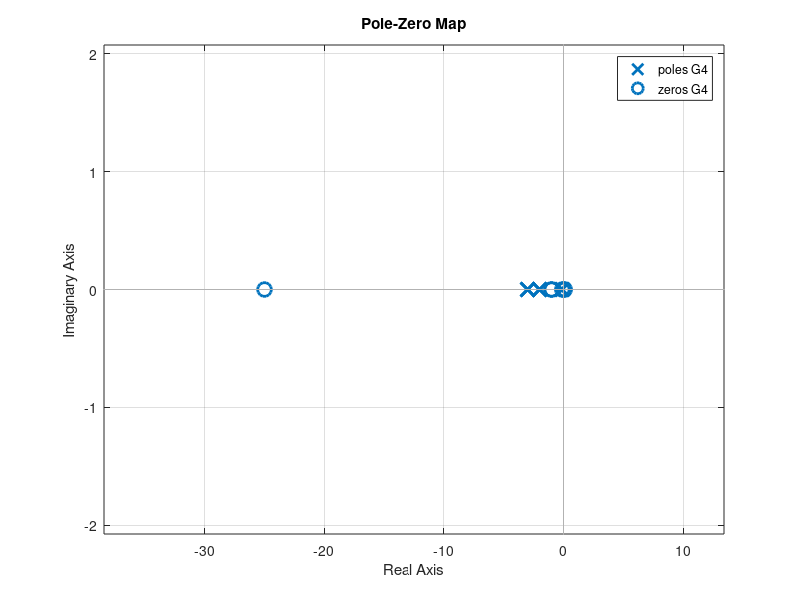

MATLAB code for this plot: (Note: this script raises an error after producing the figure.)
s = tf('s');


G1 = zpk(-25,[-2,-3],2); % bieguy -2 dominujacy -3 nie 
G2 = zpk(0.01, [-2,-3],10); % to samo 
G3 = zpk([-1,-0.1],[-2,-3],100); % zera 0.1 dominujace 1 nie bieguny -2 bieguny to samo 
G4 = zpk([-1,0.1],[-0.1,-0.2],100); % zera to samo co wyzej bieguny -0.1 dominujace -0.2 nie 

%%

pzmap(G1)
pzmap(G2)
pzmap(G3)
pzmap(G4)
%%

G1p = zpk([],[-2,-3],2);
G2p = zpk([], [-2,-3],1000);
G3z = zpk([-0.1],[-2,-3],100);
G4z = zpk([-0.1],[-0.1,-0.2],100);

%%
%ltiview(G1,G1p)
%ltiview(G2,G2p)
%ltiview(G3,G3z)
ltiview(G4,G4z)

%% zad  2

G5 = zpk([],[-10,-10,-0.2,-1],20); %bieguny  -0.2 reszta nie dominujaca
G6 = zpk([],[-5,-0.5-1i,-0.5+1i],6.25); %bieguny zespolone dominujace 
G7 = zpk([],[-0.05,-0.5-1i,-0.5+1i],0.0625); %bieguny -0.05 dominujacy  
G8 = zpk([],[-10,-10,-0.05],5); %bieguny -0.05 dominuajcy 
G9 = zpk([],[0,-5],5); %biegun 0 dimunujacy 
G10 = zpk([],[-10,-10,100],10000);%bieguny nie wiem cos tam niestabilnosc 

%%

pzmap(G5);
pzmap(G6);
pzmap(G7);
pzmap(G8);
pzmap(G9);
pzmap(G10);

%%

G5z = zpk([],[-0.2,-1],20);
G6z = zpk([],[-0.5-1i,-0.5+1i],6.25); %bieguny zespolone dominujace 
G7z = zpk([],[-0.05],0.0625); %bieguny -0.05 dominujacy  
G8z = zpk([],[-0.05],5); %bieguny -0.05 dominuajcy 
G9z = zpk([],[0],5); %biegun 0 dimunujacy 
G10z = zpk([],[-10,-10,100],10000);%bieguny nie wiem cos tam niestabilnosc

%%

ltiview(G5,G5z);
ltiview(G6,G6z);
ltiview(G7,G7z);
ltiview(G8,G8z);
ltiview(G9,G9z);
ltiview(G10,G10z);

%%

G6z = zpk([],[-0.5-1i,-0.5+1i],6.25);

G620 = zpk([],[-0.5-1i,-0.5+1i],6.25*20);

G62 = zpk([],[-0.5-1i,-0.5+1i],6.25*2);

%%

G5z = zpk([],[-0.2,-1],20);

GO = tf(20,[1,0.2],'iodelay',1.25);

figure 
step(G5z)
figure
step(GO)